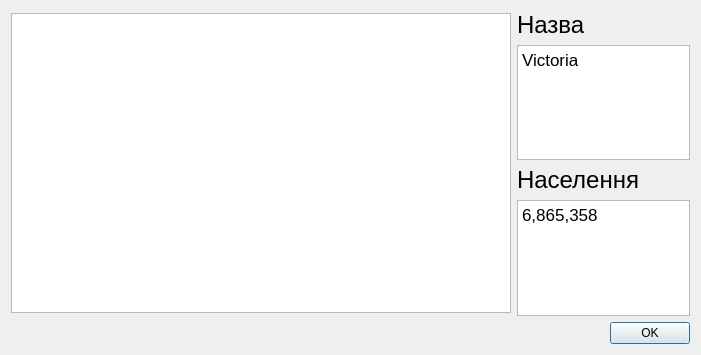
<?xml version="1.0" encoding="UTF-8"?>
<ui version="4.0">
 <class>victoria</class>
 <widget class="QDialog" name="victoria">
  <property name="geometry">
   <rect>
    <x>0</x>
    <y>0</y>
    <width>701</width>
    <height>355</height>
   </rect>
  </property>
  <property name="windowTitle">
   <string>Dialog</string>
  </property>
  <layout class="QGridLayout" name="gridLayout">
   <item row="2" column="1">
    <widget class="QLabel" name="label_2">
     <property name="text">
      <string>&lt;html&gt;&lt;head/&gt;&lt;body&gt;&lt;p&gt;&lt;span style=&quot; font-size:18pt;&quot;&gt;Населення&lt;/span&gt;&lt;/p&gt;&lt;/body&gt;&lt;/html&gt;</string>
     </property>
    </widget>
   </item>
   <item row="0" column="1">
    <widget class="QLabel" name="label">
     <property name="text">
      <string>&lt;html&gt;&lt;head/&gt;&lt;body&gt;&lt;p&gt;&lt;span style=&quot; font-size:18pt;&quot;&gt;Назва&lt;/span&gt;&lt;/p&gt;&lt;/body&gt;&lt;/html&gt;</string>
     </property>
    </widget>
   </item>
   <item row="3" column="1">
    <widget class="QTextBrowser" name="textBrowser_3">
     <property name="html">
      <string>&lt;!DOCTYPE HTML PUBLIC &quot;-//W3C//DTD HTML 4.0//EN&quot; &quot;http://www.w3.org/TR/REC-html40/strict.dtd&quot;&gt;
&lt;html&gt;&lt;head&gt;&lt;meta name=&quot;qrichtext&quot; content=&quot;1&quot; /&gt;&lt;meta charset=&quot;utf-8&quot; /&gt;&lt;style type=&quot;text/css&quot;&gt;
p, li { white-space: pre-wrap; }
hr { height: 1px; border-width: 0; }
li.unchecked::marker { content: &quot;\2610&quot;; }
li.checked::marker { content: &quot;\2612&quot;; }
&lt;/style&gt;&lt;/head&gt;&lt;body style=&quot; font-family:'.AppleSystemUIFont'; font-size:13pt; font-weight:400; font-style:normal;&quot;&gt;
&lt;p style=&quot; margin-top:12px; margin-bottom:12px; margin-left:0px; margin-right:0px; -qt-block-indent:0; text-indent:0px;&quot;&gt;6,865,358&lt;/p&gt;&lt;/body&gt;&lt;/html&gt;</string>
     </property>
    </widget>
   </item>
   <item row="0" column="0" rowspan="4">
    <widget class="QTextBrowser" name="textBrowser">
     <property name="minimumSize">
      <size>
       <width>500</width>
       <height>0</height>
      </size>
     </property>
     <property name="maximumSize">
      <size>
       <width>16777215</width>
       <height>300</height>
      </size>
     </property>
     <property name="styleSheet">
      <string notr="true">border-image: url(&quot;:/images/victoria.png&quot;) 0 0 0 0 stretch stretch;
</string>
     </property>
    </widget>
   </item>
   <item row="1" column="1">
    <widget class="QTextBrowser" name="textBrowser_2">
     <property name="html">
      <string>&lt;!DOCTYPE HTML PUBLIC &quot;-//W3C//DTD HTML 4.0//EN&quot; &quot;http://www.w3.org/TR/REC-html40/strict.dtd&quot;&gt;
&lt;html&gt;&lt;head&gt;&lt;meta name=&quot;qrichtext&quot; content=&quot;1&quot; /&gt;&lt;meta charset=&quot;utf-8&quot; /&gt;&lt;style type=&quot;text/css&quot;&gt;
p, li { white-space: pre-wrap; }
hr { height: 1px; border-width: 0; }
li.unchecked::marker { content: &quot;\2610&quot;; }
li.checked::marker { content: &quot;\2612&quot;; }
&lt;/style&gt;&lt;/head&gt;&lt;body style=&quot; font-family:'.AppleSystemUIFont'; font-size:13pt; font-weight:400; font-style:normal;&quot;&gt;
&lt;p style=&quot; margin-top:0px; margin-bottom:0px; margin-left:0px; margin-right:0px; -qt-block-indent:0; text-indent:0px;&quot;&gt;Victoria&lt;/p&gt;
&lt;p style=&quot;-qt-paragraph-type:empty; margin-top:0px; margin-bottom:0px; margin-left:0px; margin-right:0px; -qt-block-indent:0; text-indent:0px;&quot;&gt;&lt;br /&gt;&lt;/p&gt;&lt;/body&gt;&lt;/html&gt;</string>
     </property>
    </widget>
   </item>
   <item row="4" column="1">
    <widget class="QDialogButtonBox" name="buttonBox">
     <property name="orientation">
      <enum>Qt::Horizontal</enum>
     </property>
     <property name="standardButtons">
      <set>QDialogButtonBox::Ok</set>
     </property>
    </widget>
   </item>
  </layout>
 </widget>
 <resources/>
 <connections>
  <connection>
   <sender>buttonBox</sender>
   <signal>rejected()</signal>
   <receiver>victoria</receiver>
   <slot>reject()</slot>
   <hints>
    <hint type="sourcelabel">
     <x>316</x>
     <y>260</y>
    </hint>
    <hint type="destinationlabel">
     <x>286</x>
     <y>274</y>
    </hint>
   </hints>
  </connection>
  <connection>
   <sender>buttonBox</sender>
   <signal>accepted()</signal>
   <receiver>victoria</receiver>
   <slot>accept()</slot>
   <hints>
    <hint type="sourcelabel">
     <x>248</x>
     <y>254</y>
    </hint>
    <hint type="destinationlabel">
     <x>157</x>
     <y>274</y>
    </hint>
   </hints>
  </connection>
 </connections>
</ui>
